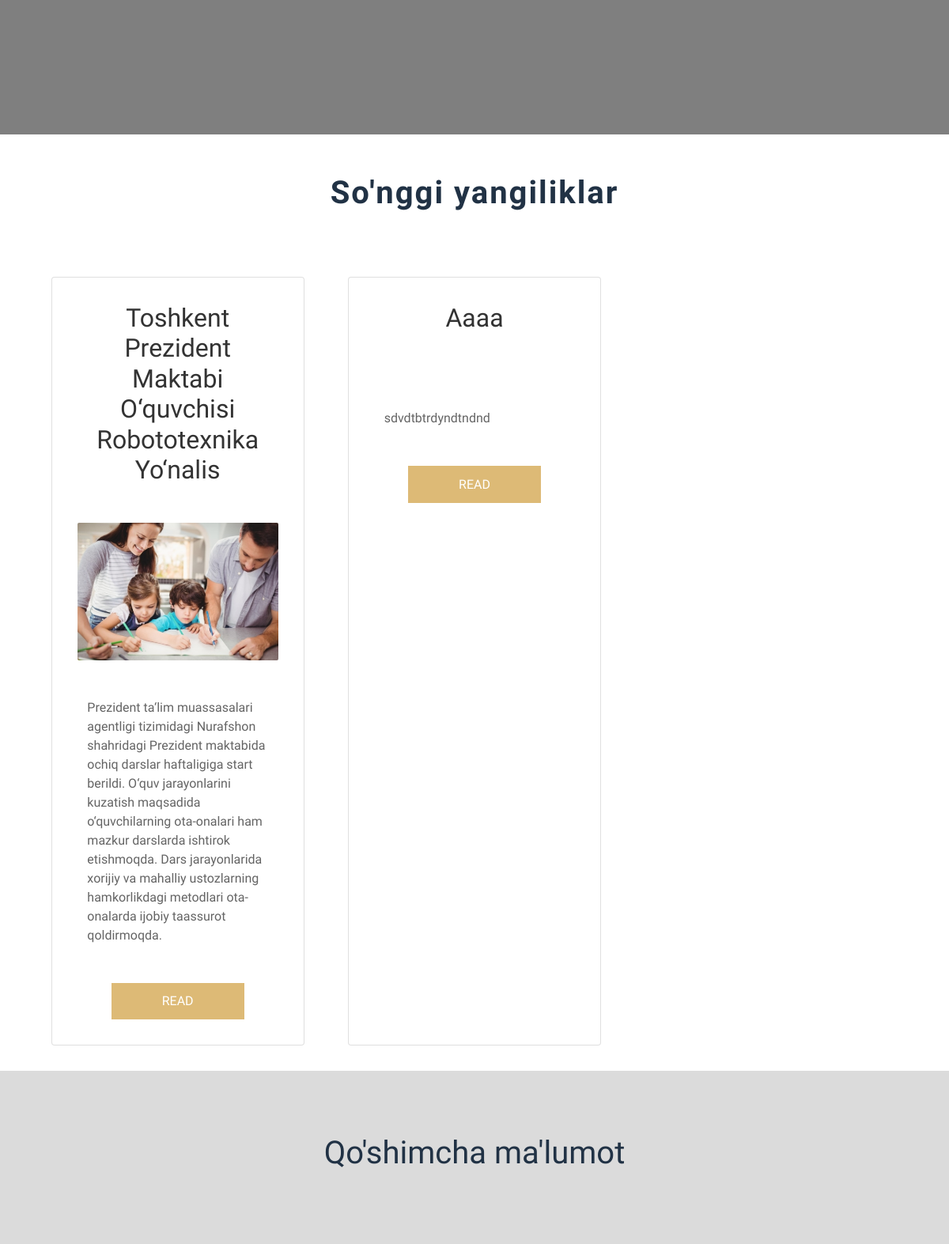
/ (middle part), run on an earlier commit of the app's database.
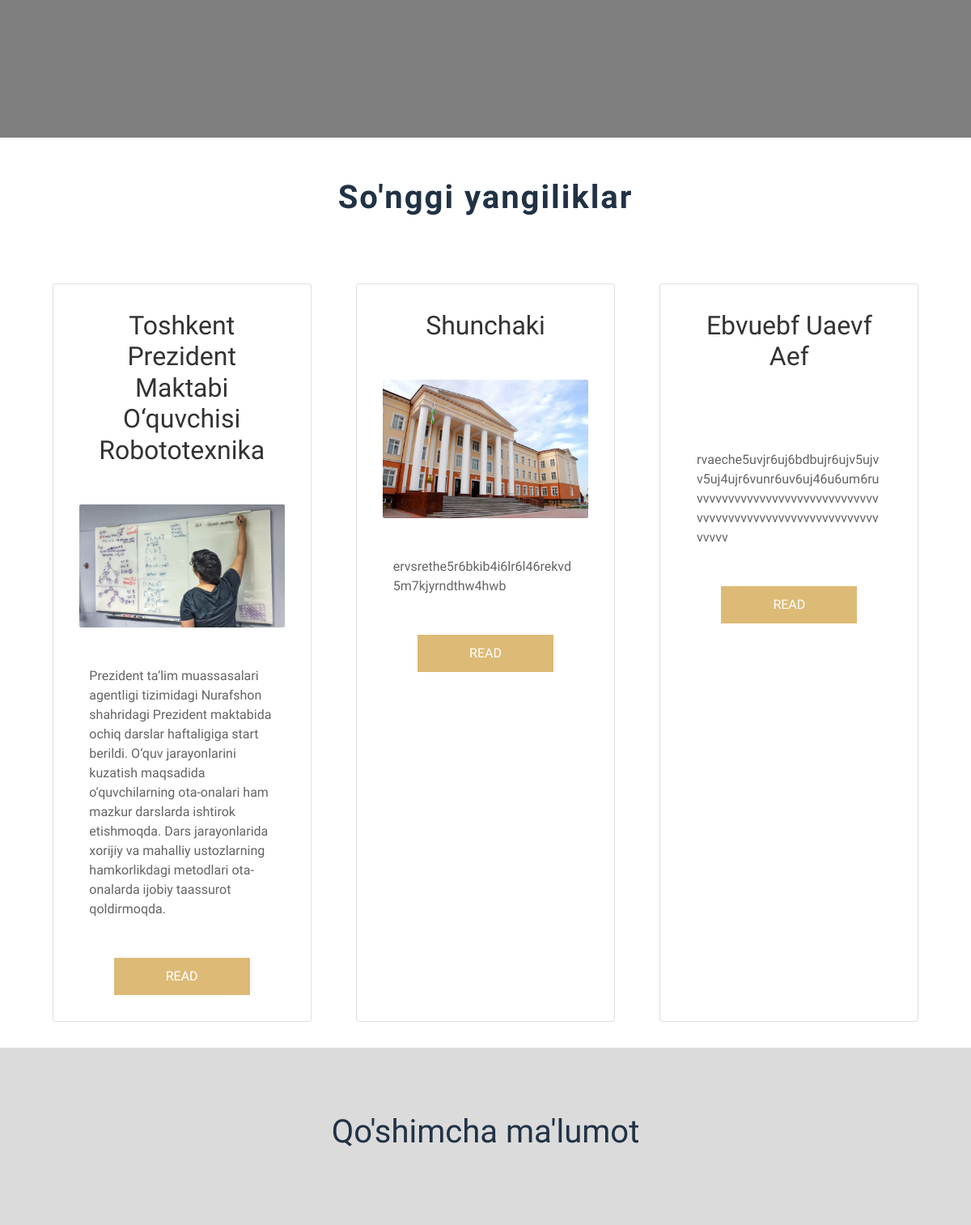
And on a later commit of the database.
### asosiy/models.py (models this page shows, shortened)
class Yangiliklar(models.Model):
    sarlavha = models.CharField(max_length=60)
    matn = models.TextField()
    rasm = models.FileField()
    sana = models.DateField(auto_now_add=True)

### asosiy/views.py (the view)
# urls.py: path('', HomeView.as_view()),
class HomeView(View):
    def get(self, request):
        data = {
            "songgilari": Yangiliklar.objects.order_by('-sana')[:4],
            'malumotlar': Malumot.objects.all()
        }
        return render(request, 'index.html', data)

### templates/index.html (shortened to what this page needs)
<!DOCTYPE html>
{% load static %}
<html lang="en">
<head>
    <link href="https://cdn.jsdelivr.net/npm/bootstrap@5.0.2/dist/css/bootstrap.min.css" rel="stylesheet"
>
    <link href="https://unpkg.com/aos@2.3.1/dist/aos.css" rel="stylesheet">
    <link rel="stylesheet" href="{% static 'css/main.css' %}">
</head>
<body>
<section class="slider">
    <div class="content">
    </div>
</section>
<section class="miniNews container">
    <h1>So'nggi yangiliklar</h1>
    <div class="miniNews__title">
        {% for i in songgilari %}
        <div class="card card--14">
            <h2 class="card__title">{{ i.sarlavha }}</h2>
            <img class="card__img" src="{{ i.rasm.url }}" alt="">
            <p class="card__text">{{ i.matn }}</p>
            <a class="card__btn" href="/new/{{ i.id }}/" class="">read</a>
        </div>
        {% endfor %}
    </div>
</section>
<section class="inform">
    <h1>Qo'shimcha ma'lumot</h1>
</section>
</body>
</html>

What changed in the data, as far as the page shows it:
removed Yangiliklar: sarlavha "Toshkent Prezident Maktabi O‘quvchisi Robototexnika Yo‘nalis", rasm (picture), matn "Prezident ta‘lim muassasalari agentligi tizimidagi Nurafshon shahridagi Prezident maktabida ochiq darslar haftaligiga start berildi. O‘quv jarayonlarini kuzatish maqsadida o‘quvchilarning ota-onalari ham mazkur darslarda ishtirok etishmoqda. Dars jarayonlarida xorijiy va mahalliy ustozlarning hamkorlikdagi metodlari ota-onalarda ijobiy taassurot qoldirmoqda."
removed Yangiliklar: sarlavha "Aaaa", matn "sdvdtbtrdyndtndnd"
added Yangiliklar: sarlavha "Toshkent Prezident Maktabi O‘quvchisi Robototexnika", rasm (picture), matn "Prezident ta‘lim muassasalari agentligi tizimidagi Nurafshon shahridagi Prezident maktabida ochiq darslar haftaligiga start berildi. O‘quv jarayonlarini kuzatish maqsadida o‘quvchilarning ota-onalari ham mazkur darslarda ishtirok etishmoqda. Dars jarayonlarida xorijiy va mahalliy ustozlarning hamkorlikdagi metodlari ota-onalarda ijobiy taassurot qoldirmoqda."
added Yangiliklar: sarlavha "Shunchaki", rasm (picture), matn "ervsrethe5r6bkib4i6lr6l46rekvd5m7kjyrndthw4hwb"
added Yangiliklar: sarlavha "Ebvuebf Uaevf Aef", matn "rvaeche5uvjr6uj6bdbujr6ujv5ujvv5uj4ujr6vunr6uv6uj46u6um6ruvvvvvvvvvvvvvvvvvvvvvvvvvvvvvvvvvvvvvvvvvvvvvvvvvvvvvvvvvvvvvvv"
